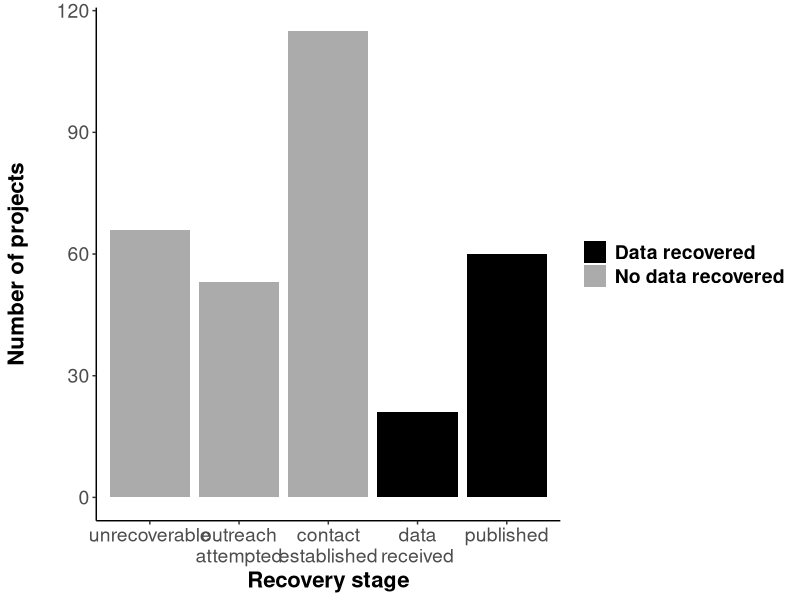
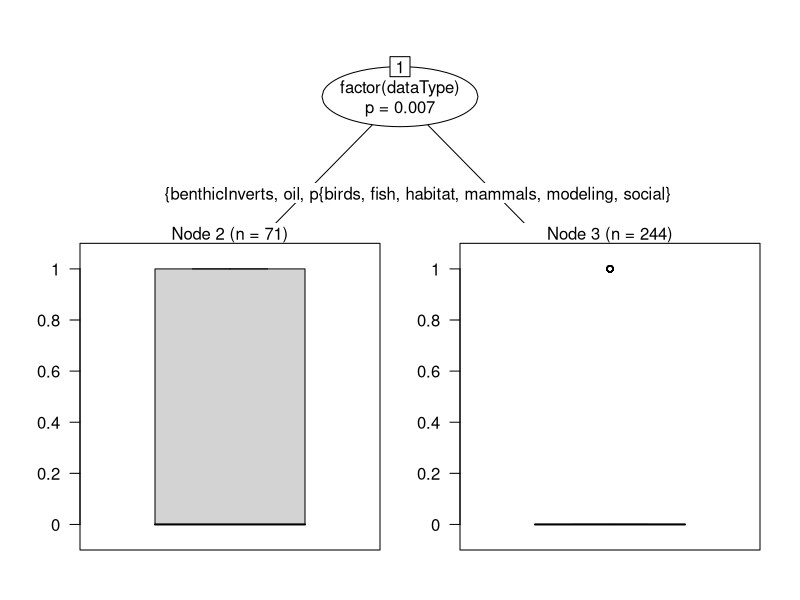

Source code (R) for these figures, in order:
## ---- chunk 1

library(knitr)
library(dplyr)
library(readr)
library(reshape2)
library(ggplot2)
library(grid)
library(gridExtra)
library(party)

rslt=read.csv('data/evosArchResults.csv',header=T,stringsAsFactors=T)
rslt[rslt$Status=='published','Status']<-'Published'

#rslt$succ=ifelse(rslt$Status %in% c('Published','SentData','Revised'),0,1) # 0=success??? ### RM?
rslt$statSucc=ifelse(rslt$Status %in% c('Published','SentData','Revised'),1,0) # 1 = success, 2 = not successful


agDes=read.csv('data/ecoInfoAgencyDesig.csv',header=T,stringsAsFactors=T,col.names=c('agency','agGrp','agSubGrp'))
agDes$agGrp=gsub('nonProf','private',agDes$agGrp)


rslt2=merge(rslt,agDes,all.x=T)
rslt2=rslt2 %>%
  filter(!end>2010) %>%
  select(Status,start,end,ecosystem,dataType,statSucc,agGrp,agSubGrp,reason)

splBio=strsplit(as.character(rslt2$dataType),'-')

rslt2$dataType<-gsub("biological-",'',rslt2$dataType)

## ---- chunk 2

overall=table(rslt2$Status)
overallLong=melt(overall)
colnames(overallLong)=c('Status','nDatasets')
overall2=overallLong %>%
  mutate(prop=nDatasets/sum(nDatasets))

possible=overallLong %>%
  filter(!Status=='Unrecoverable') %>%
  mutate(prop=nDatasets/sum(nDatasets))

statusOrd=c('Unrecoverable','Emailed','Replied','SentData','Revised','Published')
stSuccCols=c("0"='gray67',"1"="black")

statPlot=ggplot()+
  geom_bar(data=rslt2,
                 aes(x=factor(Status,levels=statusOrd,ordered=T),fill=factor(statSucc)))+
  scale_x_discrete(labels=c("unrecoverable","outreach\nattempted","contact\nestablished","data\nreceived","published"))+
  scale_fill_manual(name="Data obtained?",
                    breaks=c("1","0"),
                    values=stSuccCols,
                    labels=c("Data recovered", "No data recovered"))+
  theme(legend.title=element_blank())+
  theme(panel.grid.major = element_blank(),
        panel.grid.minor = element_blank(),
        panel.border = element_blank(),
        panel.background = element_blank())+
  xlab("Recovery stage")+ 
  ylab('Number of projects\n')+
  theme(axis.text=element_text(size=14),
        title=element_text(size=16,face="bold"),
        legend.text = element_text(size = 14, face = "bold"))+
  theme(axis.line.x = element_line(color="black"),
        axis.line.y = element_line(color="black"))

statPlot

## ---- chunk 3
# Number of projects requested
nProj<-sum(overall)

# percent successful
percRcv<-sum(overall[c("Published","SentData")])/sum(overall)

## ---- chunk 4

blrDat<-rslt2 %>%
  select(end,dataType,statSucc,agSubGrp)
blrDat$DP<-ifelse(blrDat$end<1995,0,1)

mod<-glm(statSucc~.,family = binomial(link="logit"),data=blrDat)

#rm factors that are not significant

dtMod<-glm(statSucc~dataType,family = binomial(link="logit"),data=blrDat)
#summary(dtMod)

## ---- chunk 5

summary(mod)

## ---- chunk 6
nest<-rslt2 %>%
  mutate(pContInf=ifelse(is.na(reason),1,ifelse(reason=="no contact info",0,1))) %>% #use all date
  mutate(pRepl=ifelse(Status=="Emailed",0,1)) %>% # remove "no contact info" values when analyzing --> of those that we had contact info for, how many replied?
  mutate(pSent=ifelse(Status=="SentData",1,ifelse(Status=="Published",1,0))) %>% # rm "no contact info" & emailed data when analyzing --> of those that 'replied' which sent data?
  mutate(pPub=ifelse(Status=="Published",1,0)) %>%
  mutate(DP=ifelse(blrDat$end<1995,0,1))

nest1blm<-glm(pContInf~end+dataType+agSubGrp,family = binomial(link="logit"),data=nest)

nest1blmB<-glm(pContInf~end+dataType+agSubGrp+DP,family = binomial(link="logit"),data=nest)

summary(nest1blm)
summary(nest1blmB)

summary(nest1b<-glm(pContInf~end,family = binomial(link = "logit"),data=nest))
## ---- chunk 7

nest2<-nest %>%
  filter(is.na(reason) | reason !="no contact info")

nest2blm<-glm(pRepl~end+dataType+agSubGrp,family = binomial(link="logit"),data=nest2)

nest2blmB<-glm(pRepl~end+dataType+agSubGrp+DP,family = binomial(link="logit"),data=nest2)

summary(nest2blm)
summary(nest2blmB)

## ---- chunk 8

nest3<-nest2 %>%
  filter(!Status=="Emailed")

nest3blm<-glm(pSent~end+dataType+agSubGrp,family = binomial(link="logit"),data=nest3)

summary(nest3blm)

nest3blmB<-glm(pSent~end+dataType+agSubGrp+DP,family = binomial(link="logit"),data=nest3)

summary(nest3blmB)


## ---- chunk 9

nest4<-nest3 %>%
  filter(Status %in% c("SentData","Published"))

nest4blm<-glm(pPub~end+dataType+agSubGrp,family = binomial(link="logit"),data=nest4)

summary(nest4blm)

nest4blmB<-glm(pPub~end+dataType+agSubGrp+DP,family = binomial(link="logit"),data=nest4)

summary(nest4blmB)

## ---- chunk 10
rslt2$dataType<-as.factor(rslt2$dataType)
partyForBio<-cforest(statSucc~agSubGrp+end+dataType,data=rslt2,controls = cforest_unbiased(mtry = 2, ntree = 1000))
varimp(partyForBio)
## ---- chunk 11
partreeBio<-ctree(statSucc~agSubGrp+end+factor(dataType),data=rslt2)

partreeBio

plot(partreeBio)
